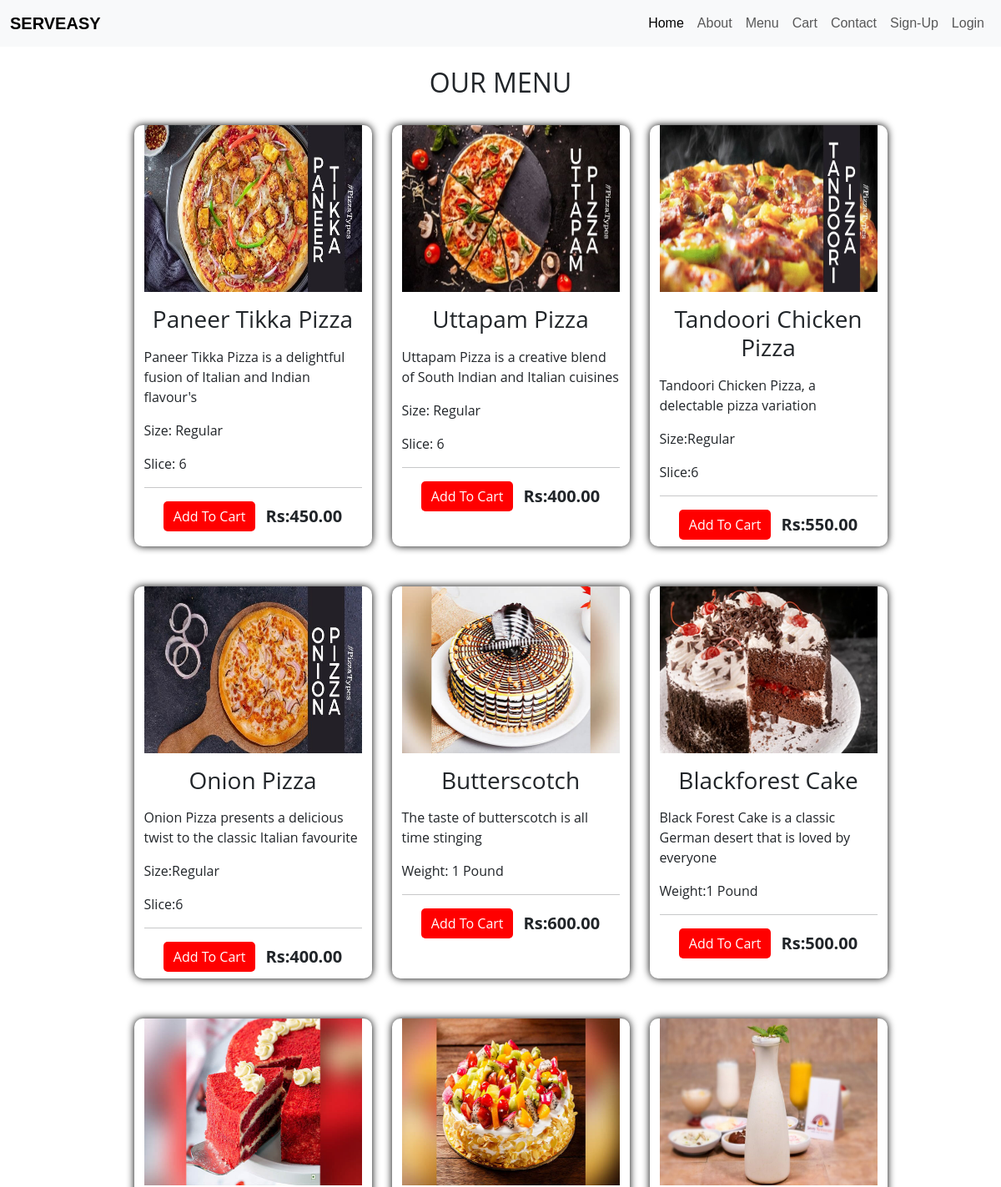
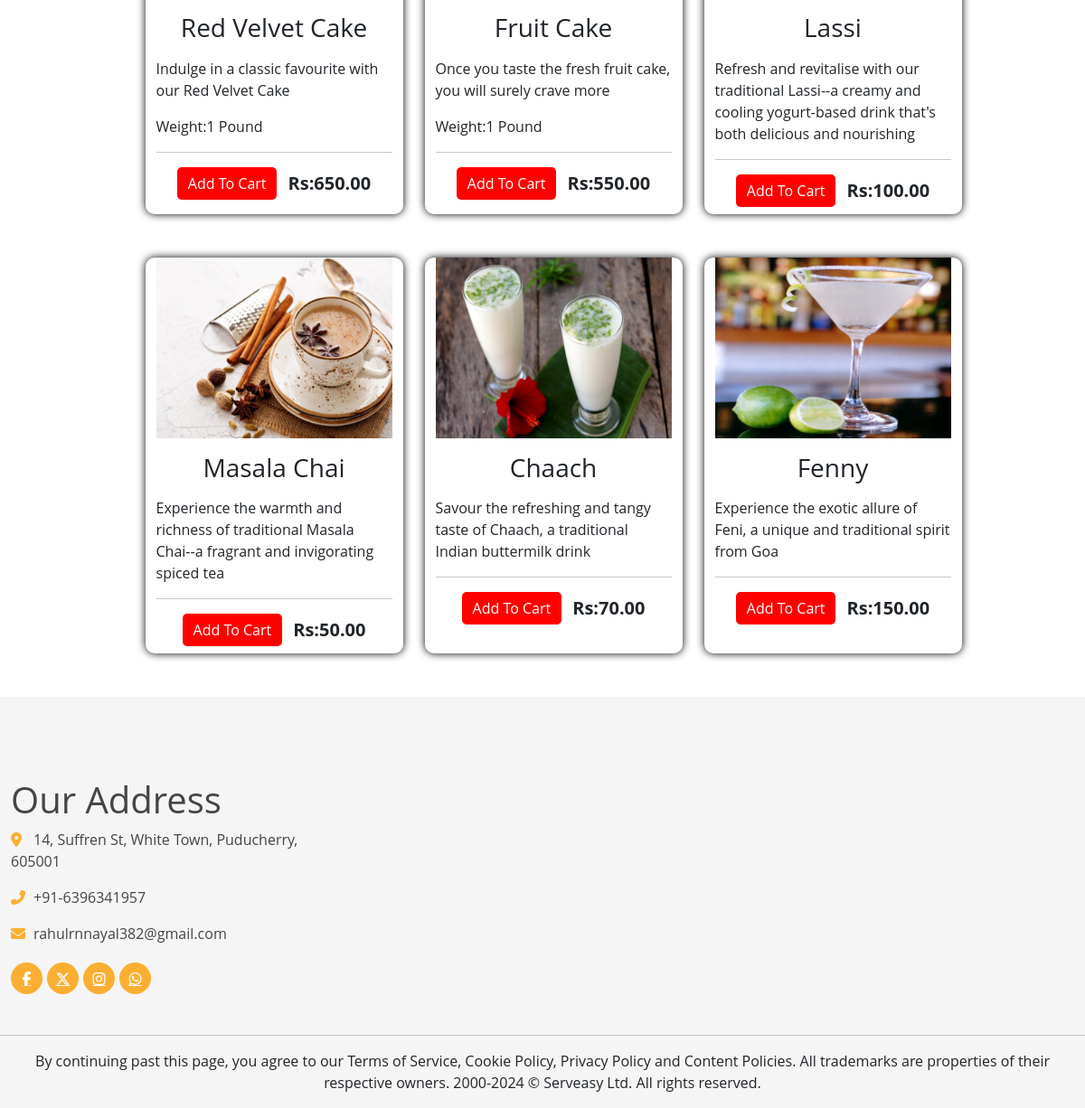
The app's page /menu/ with its own data (2 pictures, top to bottom).
### QuickBite/models.py (models this page shows, shortened)
class Dish(models.Model):
    dish_name = models.CharField(max_length=250,unique=True)
    image = models.ImageField(upload_to='dishes/%y/%m/%d')
    ingredients = models.TextField()
    details = models.TextField(blank=True)
    category = models.ForeignKey(Category, on_delete=models.CASCADE,null=True,blank=True)
    price = models.FloatField()
    discounted_price = models.FloatField(blank = True,null=True)
    is_available = models.BooleanField(default = True)
    added_on = models.DateTimeField(auto_now_add=True)
    updated_on = models.DateTimeField(auto_now=True)
    class Meta:
        verbose_name_plural = "Dish Table"

### QuickBite/views.py (the view)
# urls.py: path('menu/',views.menupage,name='menu'),
def menupage(request):
    if request.user.is_authenticated:
        customer = request.user.signup
        order, created = Order.objects.get_or_create(customer=customer, complete=False)
        items = order.orderitem_set.all()
    else:
        items = []
        order = {'get_cart_total': 0, 'get_cart_item': 0, 'shipping': False}
    dishes = Dish.objects.all()
    for dish in dishes:
        if dish.details:
            dish.processed_details = dish.details.split('.')
    context = {'dishes': dishes, 'items': items, 'order': order}
    return render(request, 'menu.html', context)

### template/menu.html
{% extends "base.html" %}
{% block content %}
<div class="page-header mb-0">
    <div class="container">
        <div class="row">
            <div class="col-12 py-4 text-center">
                <h2>OUR MENU</h2>
            </div>
        </div>
    </div>
</div>
<div class="food mt-0">
    <div class="container">
        <div class="row justify-content-center">
            {% for dish in dishes %}
            <div class="col-sm-3 mb-5 ms-4 food_card">
                <div class="food-item">
                    <a href="/media/{{ dish.image }}" target="_blank">
                        <img src="/media/{{ dish.image }}" class="food_item_img">
                    </a>
                    <h3 class="my-3 text-center">{{ dish.dish_name }}</h3>
                    <p>
                        {% for detail in dish.processed_details %}
                            <p>{{ detail }}</p>
                        {% endfor %}
                    </p>
                    <hr>
                    <h5 class="menu-text" style="font-weight: normal;">
                        <div class="product_buy text-center">
                            <button class="add-cart-button btn me-1 update-cart" data-dish="{{ dish.id }}" data-action="add">Add To Cart</button>
                            <strong class="ms-2" style="display:inline-block;">Rs:{{ dish.price|floatformat:2 }}</strong>
                        </div>
                    </h5>
                </div>
            </div>
        {% endfor %}
        </div>
    </div>
</div>
{% endblock %}

### template/base.html (shortened to what this page needs)
<!DOCTYPE html>
{% load static %}
<html lang="en">
<head>
	<link rel="stylesheet" href="https://cdnjs.cloudflare.com/ajax/libs/font-awesome/6.6.0/css/all.min.css" />
	<link href="https://cdn.jsdelivr.net/npm/bootstrap@5.3.3/dist/css/bootstrap.min.css" rel="stylesheet">
	<link rel="stylesheet" type="text/css" href="{% static 'css/style.css' %}">
</head>
<body>
	<nav class="navbar sticky-top navbar-expand-lg navbar-light bg-light">
		<div class="container-fluid">
			<a class="navbar-brand" href="{% url 'index' %}">SERVEASY</a>
			<div class="collapse navbar-collapse" id="navbarSupportedContent">
				<ul class="navbar-nav ms-auto mb-2 mb-lg-0">
					<li class="nav-item">
						<a href="{% url 'index' %}" aria-current="page" class="nav-link active">Home</a>
					</li>
					<li class="nav-item">
						<a href="{% url 'about' %}" class="nav-link">About</a>
					</li>
					<li class="nav-item">
						<a href="{% url 'menu' %}" class="nav-link">Menu</a>
					</li>
					<li class="nav-item">
						<a href="{% url 'cart' %}" class="nav-link">Cart</a>
					</li>
					<li class="nav-item">
						<a href="{% url 'contact' %}" class="nav-link">Contact</a>
					</li>
					{% if user.is_authenticated %}
						<li class="nav-item dropdown mx-2">
							<a class="nav-link dropdown-toggle " id="profileDropdown" role="button" data-bs-toggle="dropdown" aria-expanded="false">{{user.username}}</a>
							<ul class="dropdown-menu " aria-labeled = "profileDropdown">
							{% if user.is_superuser %}
							<li> <a href="{% url 'admin:index' %}" class="dropdown-item">Profile</a></li>
							{% else %}
							<li> <a href="{% url 'dashboard' %}" class="dropdown-item">Profile</a></li>
							{% endif %}
							<li><a href="{% url 'user_logout' %}" class="dropdown-item">Logout</a></li>
						</ul>
						</li>
					{% else %}
					<li class="nav-item">
						<a href="{% url 'signup' %}" class="nav-link">Sign-Up</a>
					</li>
					<li class="nav-item">
						<a href="{% url 'user_login' %}" class="nav-link">Login</a>
					</li>
					{% endif %}
				</ul>
			</div>
		</div>
	</nav>
	{% block content%}
	{% endblock %}
	<div class="footer">
		<div class="container-fluid">
			<div class="row">
				<div class="col-lg-7">
					<div class="col-md-6">
						<div class="footer-contact">
							<h1>Our Address</h1>
							<p><i class="fa fa-map-marker-alt"></i>14, Suffren St, White Town, Puducherry, 605001</p>
							<p><i class="fa fa-phone-alt"></i>+91-6396341957</p>
							<p><i class="fa fa-envelope"></i>rahulrnnayal382@gmail.com</p>
							<div class="footer-social">
								<a href=""><i class="fa-brands fa-facebook-f"></i></a>
								<a href=""><i class="fa-brands fa-x-twitter"></i></a>
								<a href=""><i class="fa-brands fa-instagram"></i></a>
								<a href=""><i class="fa-brands fa-whatsapp"></i></a>
							</div>
						</div>
					</div>
				</div>
				<div class="col-5">
				</div>
				<hr>
				<div class=" text-center ">
					<p>By continuing past this page, you agree to our Terms of Service, Cookie Policy, Privacy Policy and Content Policies. All trademarks are properties of their respective owners. 2000-2024 © Serveasy Ltd. All rights reserved.</p>
				</div>
			</div>
		</div>
	</div>
</body>
</html>

### static/css/style.css (style rules this page uses)
body { background: #ffffff; font-family: 'open sans', sans-serif; }
a { font-family: 'Nunito', sans-serif; font-weight: 600; transition: .3s; }
.container-fluid { max-width: 1366px; }
.food_card { border-radius: 10px; box-shadow: 0px 0px 10px black; }
.food_item_img { height: 200px; width: 100%; }
.product_buy { display: flex; justify-content: center; align-items: center; }
.add-cart-button { border-radius: 5px; border: none; background: red; color: white; align-items: center; }
.footer { position: relative; padding-top: 90px; background: rgba(0, 0, 0, .04); }
.footer .footer-contact { position: relative; margin-bottom: 45px; color: #454545; }
.footer .footer-contact p i { width: 25px; color: #fbaf32; }
.footer .footer-social { position: relative; margin-top: 20px; display: flex; }
.footer .footer-social a { display: inline-block; margin-right: 5px; width: 35px; height: 35px; display: flex; align-items: center; justify-content: center; background: #fbaf32; border-radius: 35px; font-size: 16px; color: #ffffff; }
.footer .footer-social a:last-child { margin: 0; }

### records on screen
Dish: image (picture), dish_name "Paneer Tikka Pizza", processed_details "Paneer Tikka Pizza is a delightful fusion of Italian and Indian flavour's" "Size: Regular" "Slice: 6", price "450.00"
Dish: image (picture), dish_name "Uttapam Pizza", processed_details "Uttapam Pizza is a creative blend of South Indian and Italian cuisines" "Size: Regular" "Slice: 6", price "400.00"
Dish: image (picture), dish_name "Tandoori Chicken Pizza", processed_details "Tandoori Chicken Pizza, a delectable pizza variation" "Size:Regular" "Slice:6", price "550.00"
Dish: image (picture), dish_name "Onion Pizza", processed_details "Onion Pizza presents a delicious twist to the classic Italian favourite" "Size:Regular" "Slice:6", price "400.00"
Dish: image (picture), dish_name "Butterscotch", processed_details "The taste of butterscotch is all time stinging" "Weight: 1 Pound", price "600.00"
Dish: image (picture), dish_name "Blackforest Cake", processed_details "Black Forest Cake is a classic German desert that is loved by everyone" "Weight:1 Pound", price "500.00"
Dish: image (picture), dish_name "Red Velvet Cake", processed_details "Indulge in a classic favourite with our Red Velvet Cake" "Weight:1 Pound", price "650.00"
Dish: image (picture), dish_name "Fruit Cake", processed_details "Once you taste the fresh fruit cake, you will surely crave more" "Weight:1 Pound", price "550.00"
Dish: image (picture), dish_name "Lassi", processed_details "Refresh and revitalise with our traditional Lassi--a creamy and cooling yogurt-based drink that's both delicious and nourishing", price "100.00"
Dish: image (picture), dish_name "Masala Chai", processed_details "Experience the warmth and richness of traditional Masala Chai--a fragrant and invigorating spiced tea", price "50.00"
Dish: image (picture), dish_name "Chaach", processed_details "Savour the refreshing and tangy taste of Chaach, a traditional Indian buttermilk drink", price "70.00"
Dish: image (picture), dish_name "Fenny", processed_details "Experience the exotic allure of Feni, a unique and traditional spirit from Goa", price "150.00"
